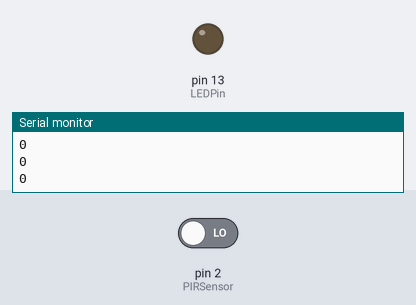
This sketch was run on a simulated Arduino Uno, built with avr-gcc and run on an emulated ATmega328P. Parts: output pins drawn as LEDs (lit = HIGH), the last lines printed to the serial monitor. The test bench sets the inputs (shaded band); at power-on: pin 2 (PIRSensor) LOW.

Above: at 1.2 s.
1.3 s: pin 2 (PIRSensor) driven HIGH
At 2.5 s:
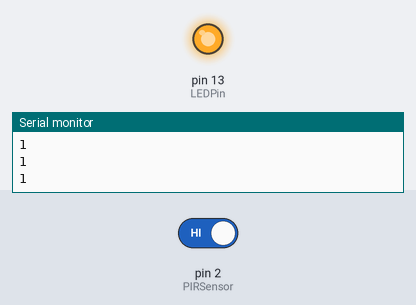
2.8 s: pin 2 (PIRSensor) driven LOW
At 3.8 s:
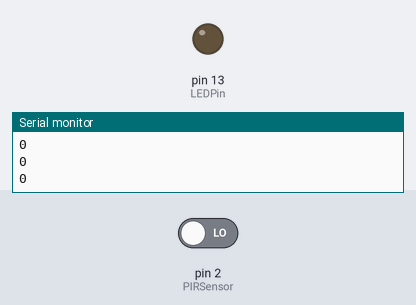
Timing chart, 0 to 5.8 s (numbered marks = the images above; inputs shaded):
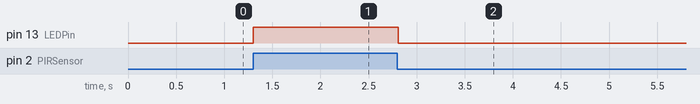

The sketch:

interfacing_pir_motion_sensor_with_arduino_blocks_1.ino
```cpp
//C++ code
//Author: Piyush Mishra

int sensorState = 0;
int LEDPin = 13;
int PIRSensor = 2;

void setup()
{
  Serial.begin(9600);
  pinMode(PIRSensor, INPUT);
  pinMode(LEDPin, OUTPUT);
}

void loop()
{
  // read the state of the sensor/digital input
  sensorState = digitalRead(PIRSensor);
  Serial.println(sensorState);

  // check if sensor pin is HIGH. if it is, set the
  // LED on.
  if (sensorState == HIGH) {
    digitalWrite(LEDPin, HIGH);
  } else {
    digitalWrite(LEDPin, LOW);
  }
  delay(10);
}
```

Measured:
- after the input at 1.3 s, pin 13 (LEDPin): LOW → HIGH at once
- after the input at 2.8 s, pin 13 (LEDPin): HIGH → LOW at once
